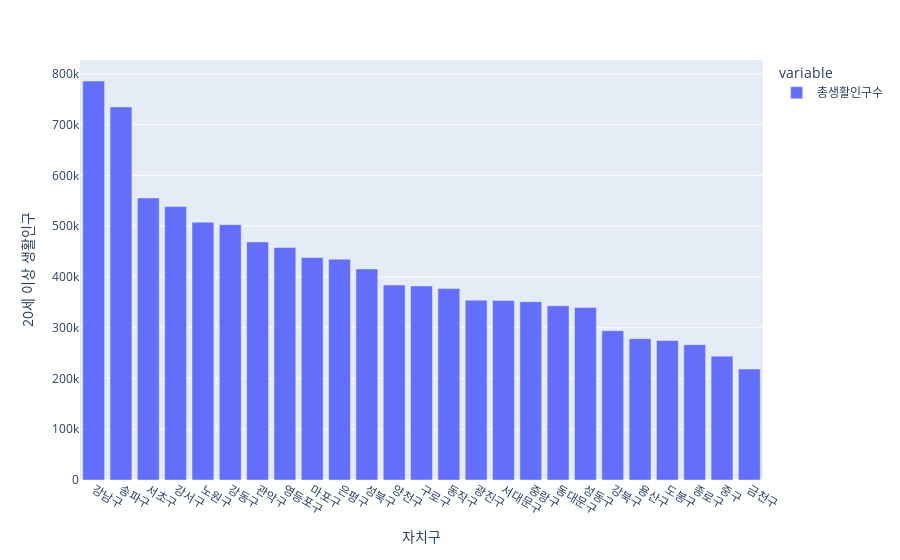

Source (notebook cell):
### Code cell
fig = px.bar(data_frame=data_over_20.groupby('자치구').mean().iloc[:, 3],
            labels={'value': '20세 이상 생활인구'})
fig.update_layout(xaxis={'categoryorder':'total descending'})
fig.show()

### Figure 1 — Plotly figure (JSON) as saved in the notebook; plotly's stock layout.template omitted (floating-point values rounded to 4 significant figures)
{"data": [{"alignmentgroup": "True", "hovertemplate": "variable=총생활인구수<br>자치구=%{x}<br>20세 이상 생활인구=%{y}<extra></extra>", "legendgroup": "총생활인구수", "marker": {"color": "#636efa", "pattern": {"shape": ""}}, "name": "총생활인구수", "offsetgroup": "총생활인구수", "orientation": "v", "showlegend": true, "textposition": "auto", "type": "bar", "x": ["강남구", "강동구", "강북구", "강서구", "관악구", "광진구", "구로구", "금천구", "노원구", "도봉구", "동대문구", "동작구", "마포구", "서대문구", "서초구", "성동구", "성북구", "송파구", "양천구", "영등포구", "용산구", "은평구", "종로구", "중구", "중랑구"], "xaxis": "x", "y": [786100.0, 503100.0, 294200.0, 538700.0, 469000.0, 354400.0, 382400.0, 218700.0, 508100.0, 274900.0, 343300.0, 377400.0, 438500.0, 353600.0, 555700.0, 340100.0, 415900.0, 735100.0, 384200.0, 458200.0, 278500.0, 435200.0, 266700.0, 243900.0, 351400.0], "yaxis": "y"}], "layout": {"barmode": "relative", "legend": {"title": {"text": "variable"}, "tracegroupgap": 0}, "margin": {"t": 60}, "xaxis": {"anchor": "y", "categoryorder": "total descending", "domain": [0, 1], "title": {"text": "자치구"}}, "yaxis": {"anchor": "x", "domain": [0, 1], "title": {"text": "20세 이상 생활인구"}}}}
